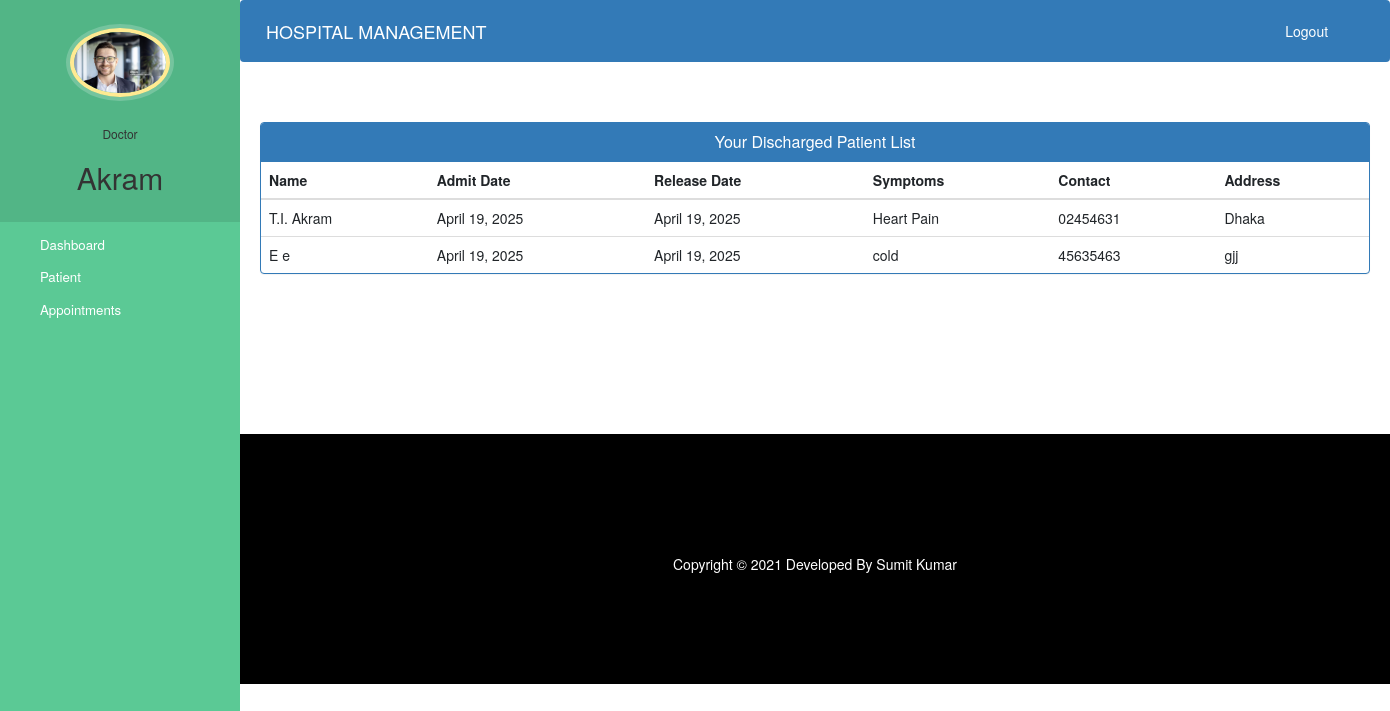
Screenshot of /doctor-view-discharge-patient (signed in) with the database file from the repository.
### hospital/models.py (models this page shows, shortened)
class Doctor(models.Model):
    user=models.OneToOneField(User,on_delete=models.CASCADE)
    profile_pic= models.ImageField(upload_to='profile_pic/DoctorProfilePic/',null=True,blank=True)
    address = models.CharField(max_length=40)
    mobile = models.CharField(max_length=20,null=True)
    department= models.CharField(max_length=50,choices=departments,default='Cardiologist')
    status=models.BooleanField(default=False)

class PatientDischargeDetails(models.Model):
    patientId=models.PositiveIntegerField(null=True)
    patientName=models.CharField(max_length=40)
    assignedDoctorName=models.CharField(max_length=40)
    address = models.CharField(max_length=40)
    mobile = models.CharField(max_length=20,null=True)
    symptoms = models.CharField(max_length=100,null=True)
    admitDate=models.DateField(null=False)
    releaseDate=models.DateField(null=False)
    daySpent=models.PositiveIntegerField(null=False)
    roomCharge=models.PositiveIntegerField(null=False)
    medicineCost=models.PositiveIntegerField(null=False)
    doctorFee=models.PositiveIntegerField(null=False)
    OtherCharge=models.PositiveIntegerField(null=False)
    total=models.PositiveIntegerField(null=False)

### hospital/views.py (the view)
# urls.py: path('doctor-view-discharge-patient', views.doctor_view_discharge_patient_view, name='doctor-view-discharge-patient'),
@login_required(login_url='doctorlogin')
@user_passes_test(is_doctor)
def doctor_view_discharge_patient_view(request):
    dischargedpatients=models.PatientDischargeDetails.objects.all().distinct().filter(assignedDoctorName=request.user.first_name)
    doctor=models.Doctor.objects.get(user_id=request.user.id) #for profile picture of doctor in sidebar
    return render(request,'hospital/doctor_view_discharge_patient.html',{'dischargedpatients':dischargedpatients,'doctor':doctor})

### hospital/views.py (called while the page is built)
def is_doctor(user):
    return user.groups.filter(name='DOCTOR').exists()

### templates/hospital/doctor_view_discharge_patient.html (shortened to what this page needs)
{% extends 'hospital/doctor_base.html' %}
{% block content %}
{%load static%}
<head>
  <link href="//netdna.bootstrapcdn.com/bootstrap/3.0.0/css/bootstrap.min.css" rel="stylesheet" id="bootstrap-css">
</head>
<div class="container">
  <div class="panel panel-primary">
    <div class="panel-heading">
      <h6 class="panel-title">Your Discharged Patient List</h6>
    </div>
    <table class="table table-hover" id="dev-table">
      <thead>
        <tr>
          <th>Name</th>
          <th>Admit Date</th>
          <th>Release Date</th>
          <th>Symptoms</th>
          <th>Contact</th>
          <th>Address</th>
        </tr>
      </thead>
      {% for p in dischargedpatients %}
      <tr>
        <td> {{p.patientName}}</td>
        <td>{{p.admitDate}}</td>
        <td>{{p.releaseDate}}</td>
        <td>{{p.symptoms}}</td>
        <td>{{p.mobile}}</td>
        <td>{{p.address}}</td>
      </tr>
      {% endfor %}
    </table>
  </div>
</div>
{% endblock content %}

### templates/hospital/doctor_base.html (shortened to what this page needs)
<!DOCTYPE html>
{% load static %}
<html lang="en">
<head>
  <link rel="stylesheet" href="https://stackpath.bootstrapcdn.com/bootstrap/4.3.1/css/bootstrap.min.css">
  <link rel="stylesheet" href="https://maxcdn.bootstrapcdn.com/font-awesome/4.7.0/css/font-awesome.min.css">
</head>
<body>
  <nav class="menu" tabindex="0">
    <header class="avatar">
      <img src="{% static doctor.profile_pic.url %}" alt="Profile Pic" />
      <br><br>
      <h6>Doctor</h6>
      <h2>{{request.user.first_name}}</h2>
    </header>
    <ul>
      <li tabindex="0" class="icon-dashboard"> <a style="color:white; text-decoration:none;" href="/doctor-dashboard"><span>Dashboard</span></a> </li>
      <li tabindex="0" class="icon-users"> <a style="color:white; text-decoration:none;" href="/doctor-patient"><span>Patient</span></a></li>
      <li tabindex="0" class="icon-calendar"> <a style="color:white; text-decoration:none;" href="/doctor-appointment"><span>Appointments</span></a></li>
    </ul>
  </nav>
  <main>
    <div class="bs-example">
      <nav class="navbar navbar-expand-md navbar-dark fixed-top" style="background:#337AB7;">
        <a href="/admin-dashboard" class="navbar-brand">HOSPITAL MANAGEMENT</a>
        <div class="collapse navbar-collapse justify-content-between" id="navbarCollapse">
          <div class="navbar-nav" style="margin-left: 90%;">
            <form action="{% url 'logout' %}" method="post" class="nav-item">
              <button type="submit" class="nav-link btn btn-link" style="color: white; background: none; border: none; cursor: pointer;">Logout</button>
            </form>
          </div>
        </div>
      </nav>
    </div>
    <br><br>
    {% block content %}
    {% endblock content %}
    <br><br><br><br><br><br><br>
    <footer>
      <br>
      <div class="container">
        <div class="row">
          <div class="col-md-12 col-sm-12">
            <div style="color:#ffffff;" class="wow fadeInUp footer-copyright">
              <p>
                Copyright &copy; 2021 Developed By Sumit Kumar </p>
            </div>
          </div>
        </div>
      </div>
    </footer>
  </main>
</body>
</html>

### templates/hospital/doctor_base.html (style rules this page uses)
a:link { text-decoration: none; }
a { color: white; }
footer { padding: 0px 0px 0px 0px; background-color: black; margin: 0px; }
p { text-align: center; }
body { padding-left: 240px; }
main { position: relative; height: 100vh; }
.menu { background: #5bc995; height: 100vh; width: 240px; position: fixed; top: 0px; left: 0; z-index: 5; outline: none; }
.menu .avatar { background: rgba(0, 0, 0, 0.1); padding: 2em 0.5em; text-align: center; }
.menu .avatar img { width: 100px; border-radius: 50%; overflow: hidden; border: 4px solid #ffea92; box-shadow: 0 0 0 4px rgba(255, 255, 255, 0.2); }
.menu .avatar h2 { font-weight: normal; margin-bottom: 0; }
.menu ul { list-style: none; padding: 0.5em 0; margin: 0; }
.menu ul li { padding: 0.5em 1em 0.5em 3em; font-size: 0.95em; font-weight: regular; background-repeat: no-repeat; background-position: left 15px center; background-size: auto 20px; transition: all 0.15s linear; cursor: pointer; }
.menu ul li.icon-dashboard { background-image: url("http://www.entypo.com/images//gauge.svg"); }
.menu ul li.icon-users { background-image: url("http://www.entypo.com/images//users.svg"); }
.menu ul li.icon-calendar { background-image: url("http://www.entypo.com/images//calendar.svg"); }

### templates/hospital/doctor_view_discharge_patient.html (style rules this page uses)
a:link { text-decoration: none; }
h6 { text-align: center; }
.row { margin: 100px; }

### rows the page displays
Doctor: profile_pic (picture)
PatientDischargeDetails: patientName "T.I. Akram", admitDate "April 19, 2025", releaseDate "April 19, 2025", symptoms "Heart Pain", mobile "02454631", address "Dhaka"
PatientDischargeDetails: patientName "E e", admitDate "April 19, 2025", releaseDate "April 19, 2025", symptoms "cold", mobile "45635463", address "gjj"

### other values shown
{{ request.user.first_name }} "Akram"
